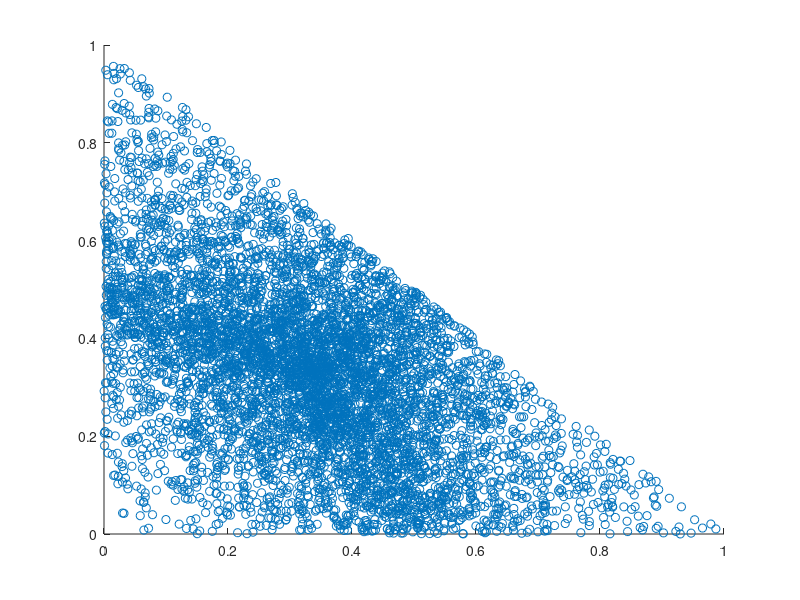
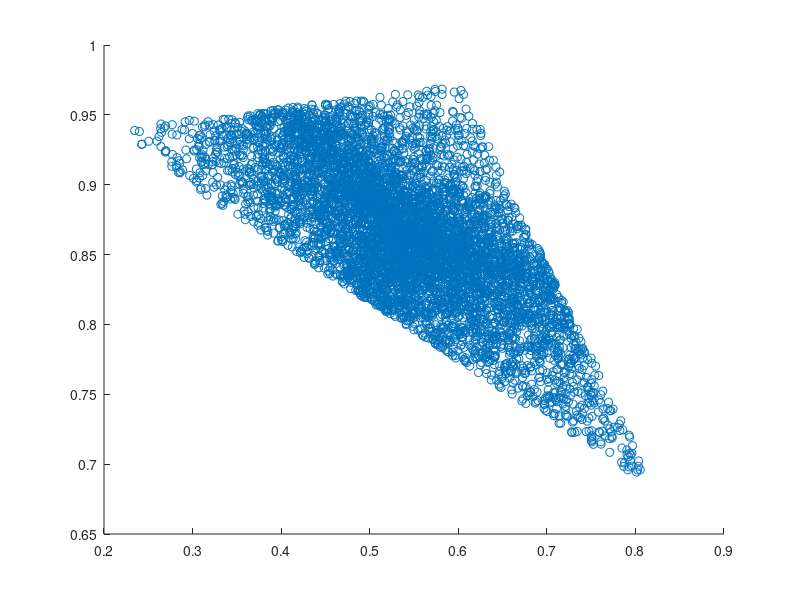
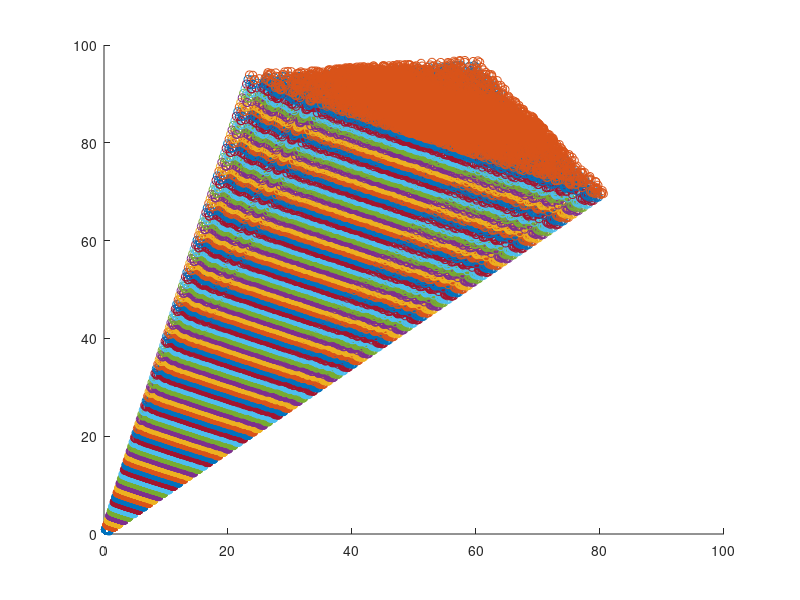

MATLAB code to generate these figures, in order:
%% Visualize simplex and discover some properties.

% Generate a simplex
endNum = 3;
sampleNum = 6400;
A = rand(endNum, sampleNum);
A = A ./ repmat(sum(A, 1), endNum, 1);

% Scatter A
showFlag = true;
if showFlag
    figure;
    indx1 = 1;
    indx2 = 2;
    scatter(A(indx1, :), A(indx2, :))
end


% Generate spectral samples
bandNum = 2;
M = rand(bandNum, endNum);
X = M * A;

% scatter X
showFlag = true;
if showFlag
    figure;
    indx1 = 1;
    indx2 = 2;
    scatter(X(indx1, :), X(indx2, :))
end


% Generate simplex cone
gamma = 1:1:100;
figure;
hold on
for i=1:length(gamma)
    Xgamma = gamma(i) * X;
    indx1 = 1;
    indx2 = 2;
    scatter(Xgamma(indx1, :), Xgamma(indx2, :))
end